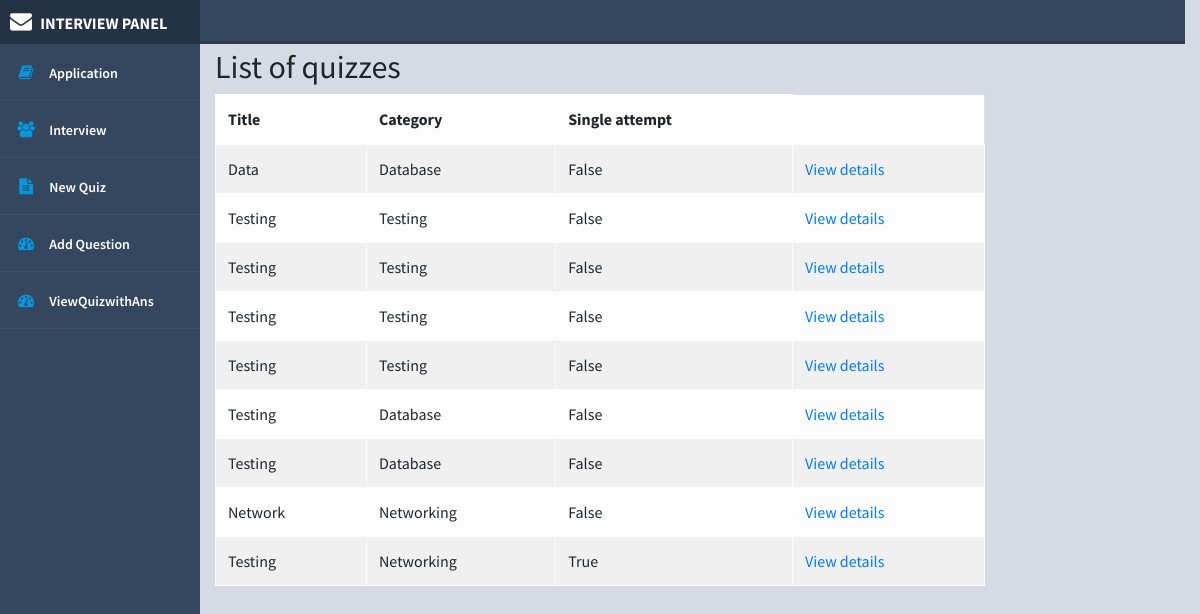
Page /inter/ViewQuiz/ on the earlier database version.
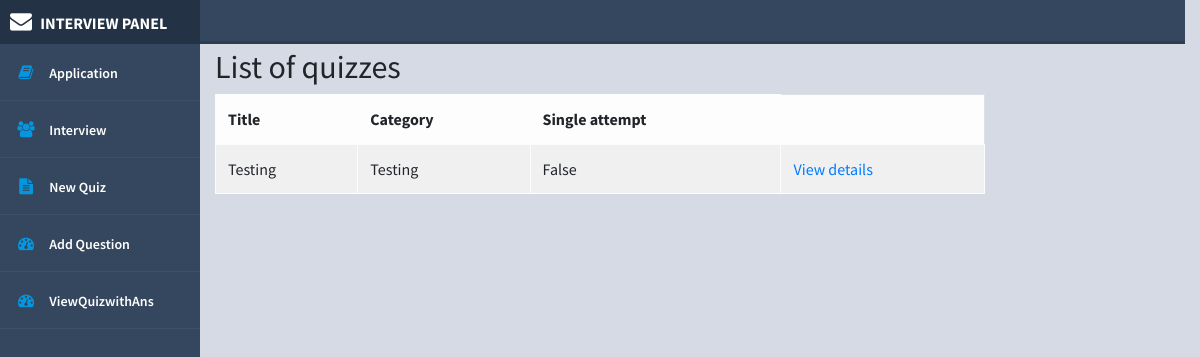
Same page on the later database version.
### InterviewPanel/models.py (models this page shows, shortened)
class Quiz(models.Model):
    title = models.CharField(
        verbose_name="Title",
        max_length=60, blank=False,
        help_text=" Descriptive Title For Quiz"
    )
    description = models.TextField(verbose_name="Description", null=True,
                                   help_text="Add some meaningful information about this Quiz.")
    url = models.SlugField(
        max_length=60, blank=True, unique=True,
        help_text="a user friendly url",
        verbose_name="user friendly url")
    category = models.ForeignKey(
        Category, null=True, blank=True,
        verbose_name="Category", on_delete=models.CASCADE, help_text="To Manage The Quizzes Assign a Categeory")
    answers_at_end = models.BooleanField(
        blank=False, default=False,
        help_text=("Correct answer is NOT shown after question."
                   " Answers displayed at the end."),
        verbose_name="Answers at end")
    single_attempt = models.BooleanField(
        blank=False, default=False,
        help_text=("If yes, only one attempt by"
                   " a user will be permitted."
                   " Non users cannot sit this exam."),
        verbose_name="Single Attempt")
    success_text = models.TextField(
        blank=True, help_text="Displayed if user passes.",
        verbose_name="Success Text")
    fail_text = models.TextField(
        verbose_name="Fail Text",
        blank=True, help_text="Displayed if user fails.")
    timestamp = models.DateTimeField(auto_now_add=True)
    class Meta:
        ordering = ['timestamp', ]
        verbose_name = "Quiz"
        verbose_name_plural = "Quizzes"

class Category(models.Model):
    category = models.CharField(
        verbose_name="Category",
        max_length=250, blank=True,
        unique=True, null=True)
    objects = CategoryManager()
    class Meta:
        verbose_name = "Category"
        verbose_name_plural = "Categories"
    def __str__(self):
        return self.category

### InterviewPanel/views.py (the view)
# urls.py: path('ViewQuiz/', QuizListView.as_view(), name="ViewQuiz"),
class QuizListView(ListView):
    model = Quiz
    template_name = "quiz_list.html"
    def get_queryset(self):
        queryset = super(QuizListView, self).get_queryset()
        return queryset

### InterviewPanel/templates/quiz_list.html (shortened to what this page needs)
{%extends 'basic4.html'%}
{% load i18n %}
{%block body%}
<h2>{% trans "List of quizzes" %}</h2>
    {% if quiz_list %}
		<table class="table table-light table-striped table-hover table-bordered">
		  <thead>
			<tr>
			  <th>{% trans "Title" %}</th>
			  <th>{% trans "Category" %}</th>
			  <th>{% trans "Single attempt" %}</th>
			</tr>
		  </thead>
		  <tbody>
        {% for quiz in quiz_list %}
  			<tr>
			  <td>{{quiz.title}}</td>
			  <td>{{ quiz.category }}</td>
			  <td>{{ quiz.single_attempt }}</td>
			   <td><a href="{%url 'InterviewPanel:DetailQuiz' slug=quiz.url%}">
				  {% trans "View details" %}
				</a>
		    </td>
			</tr>
        {% endfor %}
		  </tbody>
		</table>
	{% else %}
        <p>{% trans "There are no available quizzes" %}.</p>
    {% endif %}
{%endblock%}

Differences in the rows shown:
removed Quiz: title "Data", category "Database", single_attempt "False"
removed Quiz: title "Testing", category "Testing", single_attempt "False"
removed Quiz: title "Testing", category "Testing", single_attempt "False"
removed Quiz: title "Testing", category "Testing", single_attempt "False"
removed Quiz: title "Testing", category "Database", single_attempt "False"
removed Quiz: title "Testing", category "Database", single_attempt "False"
removed Quiz: title "Network", category "Networking", single_attempt "False"
removed Quiz: title "Testing", category "Networking", single_attempt "True"
